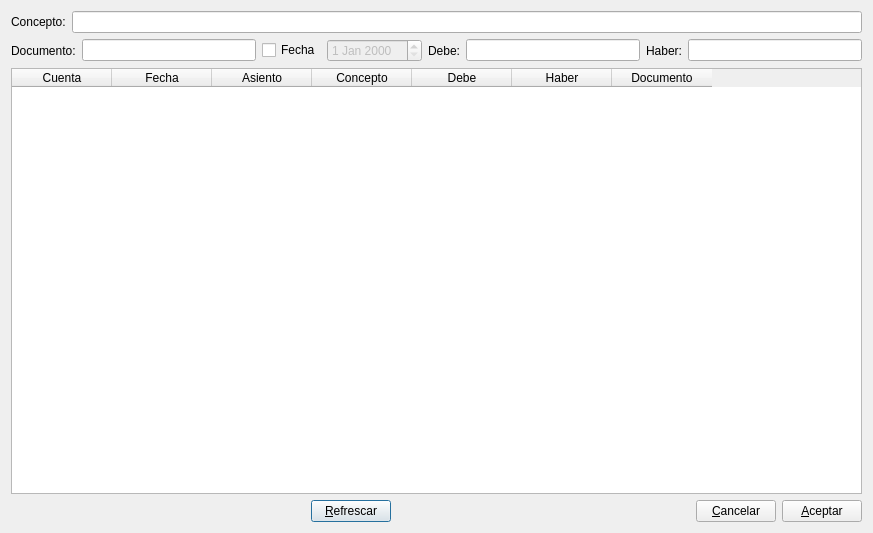
<?xml version="1.0" encoding="UTF-8"?>
<ui version="4.0">
 <class>Busca_cta_diario</class>
 <widget class="QDialog" name="Busca_cta_diario">
  <property name="geometry">
   <rect>
    <x>0</x>
    <y>0</y>
    <width>873</width>
    <height>533</height>
   </rect>
  </property>
  <property name="windowTitle">
   <string>Buscar Cuenta en Diario</string>
  </property>
  <layout class="QVBoxLayout" name="verticalLayout">
   <item>
    <layout class="QHBoxLayout" name="horizontalLayout">
     <item>
      <widget class="QLabel" name="label">
       <property name="text">
        <string>Concepto:</string>
       </property>
      </widget>
     </item>
     <item>
      <widget class="QLineEdit" name="concepto_lineEdit"/>
     </item>
    </layout>
   </item>
   <item>
    <layout class="QHBoxLayout" name="horizontalLayout_2">
     <item>
      <widget class="QLabel" name="label_2">
       <property name="text">
        <string>Documento:</string>
       </property>
      </widget>
     </item>
     <item>
      <widget class="QLineEdit" name="doc_lineEdit"/>
     </item>
     <item>
      <widget class="QCheckBox" name="fecha_checkBox">
       <property name="text">
        <string>Fecha</string>
       </property>
      </widget>
     </item>
     <item>
      <widget class="QDateEdit" name="fecha_dateEdit">
       <property name="enabled">
        <bool>false</bool>
       </property>
      </widget>
     </item>
     <item>
      <widget class="QLabel" name="label_3">
       <property name="text">
        <string>Debe:</string>
       </property>
      </widget>
     </item>
     <item>
      <widget class="QLineEdit" name="debe_lineEdit"/>
     </item>
     <item>
      <widget class="QLabel" name="label_4">
       <property name="text">
        <string>Haber:</string>
       </property>
      </widget>
     </item>
     <item>
      <widget class="QLineEdit" name="haber_lineEdit"/>
     </item>
    </layout>
   </item>
   <item>
    <widget class="QTableWidget" name="diario_tableWidget">
     <column>
      <property name="text">
       <string>Cuenta</string>
      </property>
     </column>
     <column>
      <property name="text">
       <string>Fecha</string>
      </property>
     </column>
     <column>
      <property name="text">
       <string>Asiento</string>
      </property>
     </column>
     <column>
      <property name="text">
       <string>Concepto</string>
      </property>
     </column>
     <column>
      <property name="text">
       <string>Debe</string>
      </property>
     </column>
     <column>
      <property name="text">
       <string>Haber</string>
      </property>
     </column>
     <column>
      <property name="text">
       <string>Documento</string>
      </property>
     </column>
    </widget>
   </item>
   <item>
    <layout class="QHBoxLayout" name="horizontalLayout_3">
     <item>
      <spacer name="horizontalSpacer_2">
       <property name="orientation">
        <enum>Qt::Orientation::Horizontal</enum>
       </property>
       <property name="sizeHint" stdset="0">
        <size>
         <width>40</width>
         <height>20</height>
        </size>
       </property>
      </spacer>
     </item>
     <item>
      <widget class="QPushButton" name="refrescar_pushButton">
       <property name="text">
        <string>&amp;Refrescar</string>
       </property>
       <property name="icon">
        <iconset resource="keme.qrc">
         <normaloff>:/iconos/graf/rayo.png</normaloff>:/iconos/graf/rayo.png</iconset>
       </property>
       <property name="default">
        <bool>true</bool>
       </property>
      </widget>
     </item>
     <item>
      <spacer name="horizontalSpacer">
       <property name="orientation">
        <enum>Qt::Orientation::Horizontal</enum>
       </property>
       <property name="sizeHint" stdset="0">
        <size>
         <width>40</width>
         <height>20</height>
        </size>
       </property>
      </spacer>
     </item>
     <item>
      <widget class="QPushButton" name="cancel_pushButton">
       <property name="text">
        <string>&amp;Cancelar</string>
       </property>
       <property name="icon">
        <iconset resource="keme.qrc">
         <normaloff>:/iconos/graf/borrar.png</normaloff>:/iconos/graf/borrar.png</iconset>
       </property>
      </widget>
     </item>
     <item>
      <widget class="QPushButton" name="aceptar_pushButton">
       <property name="text">
        <string>&amp;Aceptar</string>
       </property>
       <property name="icon">
        <iconset resource="keme.qrc">
         <normaloff>:/iconos/graf/check2.png</normaloff>:/iconos/graf/check2.png</iconset>
       </property>
       <property name="default">
        <bool>false</bool>
       </property>
      </widget>
     </item>
    </layout>
   </item>
  </layout>
 </widget>
 <tabstops>
  <tabstop>concepto_lineEdit</tabstop>
  <tabstop>doc_lineEdit</tabstop>
  <tabstop>fecha_checkBox</tabstop>
  <tabstop>fecha_dateEdit</tabstop>
  <tabstop>debe_lineEdit</tabstop>
  <tabstop>haber_lineEdit</tabstop>
  <tabstop>diario_tableWidget</tabstop>
  <tabstop>cancel_pushButton</tabstop>
  <tabstop>aceptar_pushButton</tabstop>
 </tabstops>
 <resources>
  <include location="keme.qrc"/>
 </resources>
 <connections>
  <connection>
   <sender>cancel_pushButton</sender>
   <signal>clicked()</signal>
   <receiver>Busca_cta_diario</receiver>
   <slot>reject()</slot>
   <hints>
    <hint type="sourcelabel">
     <x>643</x>
     <y>506</y>
    </hint>
    <hint type="destinationlabel">
     <x>523</x>
     <y>496</y>
    </hint>
   </hints>
  </connection>
  <connection>
   <sender>aceptar_pushButton</sender>
   <signal>clicked()</signal>
   <receiver>Busca_cta_diario</receiver>
   <slot>accept()</slot>
   <hints>
    <hint type="sourcelabel">
     <x>746</x>
     <y>510</y>
    </hint>
    <hint type="destinationlabel">
     <x>566</x>
     <y>500</y>
    </hint>
   </hints>
  </connection>
 </connections>
</ui>
